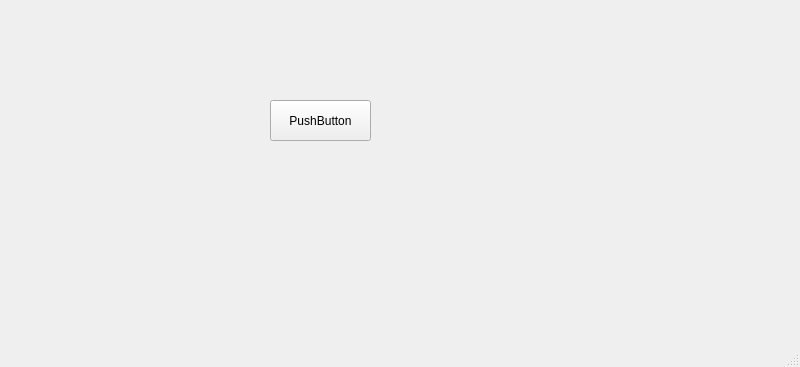
<?xml version="1.0" encoding="UTF-8"?>
<ui version="4.0">
 <class>MainWindow</class>
 <widget class="QMainWindow" name="MainWindow">
  <property name="geometry">
   <rect>
    <x>0</x>
    <y>0</y>
    <width>800</width>
    <height>367</height>
   </rect>
  </property>
  <property name="windowTitle">
   <string>MainWindow</string>
  </property>
  <widget class="QWidget" name="centralwidget">
   <widget class="QPushButton" name="pushButton">
    <property name="geometry">
     <rect>
      <x>270</x>
      <y>100</y>
      <width>101</width>
      <height>41</height>
     </rect>
    </property>
    <property name="text">
     <string>PushButton</string>
    </property>
   </widget>
  </widget>
  <widget class="QMenuBar" name="menubar">
   <property name="geometry">
    <rect>
     <x>0</x>
     <y>0</y>
     <width>800</width>
     <height>23</height>
    </rect>
   </property>
  </widget>
  <widget class="QStatusBar" name="statusbar"/>
 </widget>
 <resources/>
 <connections/>
</ui>
